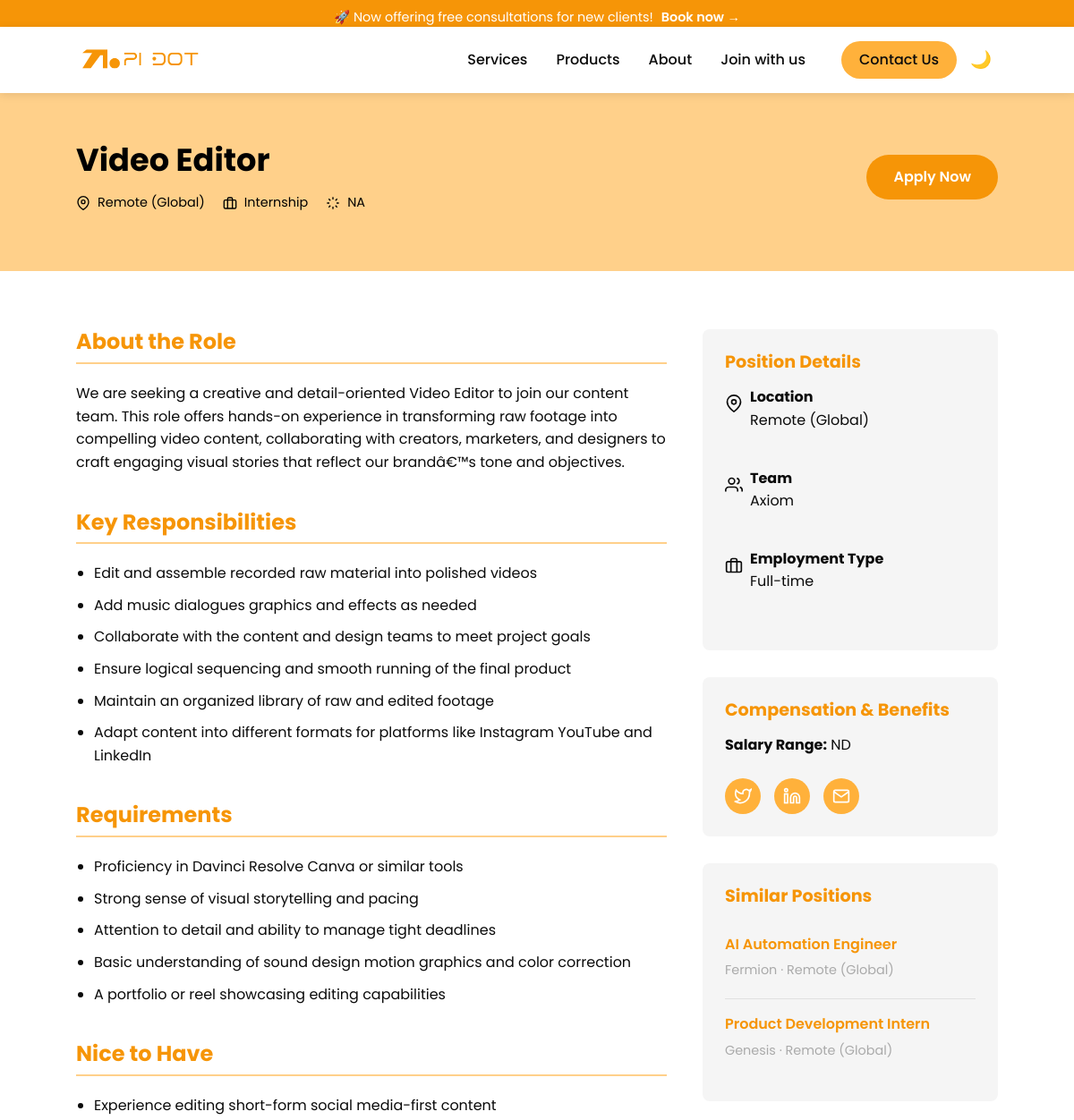
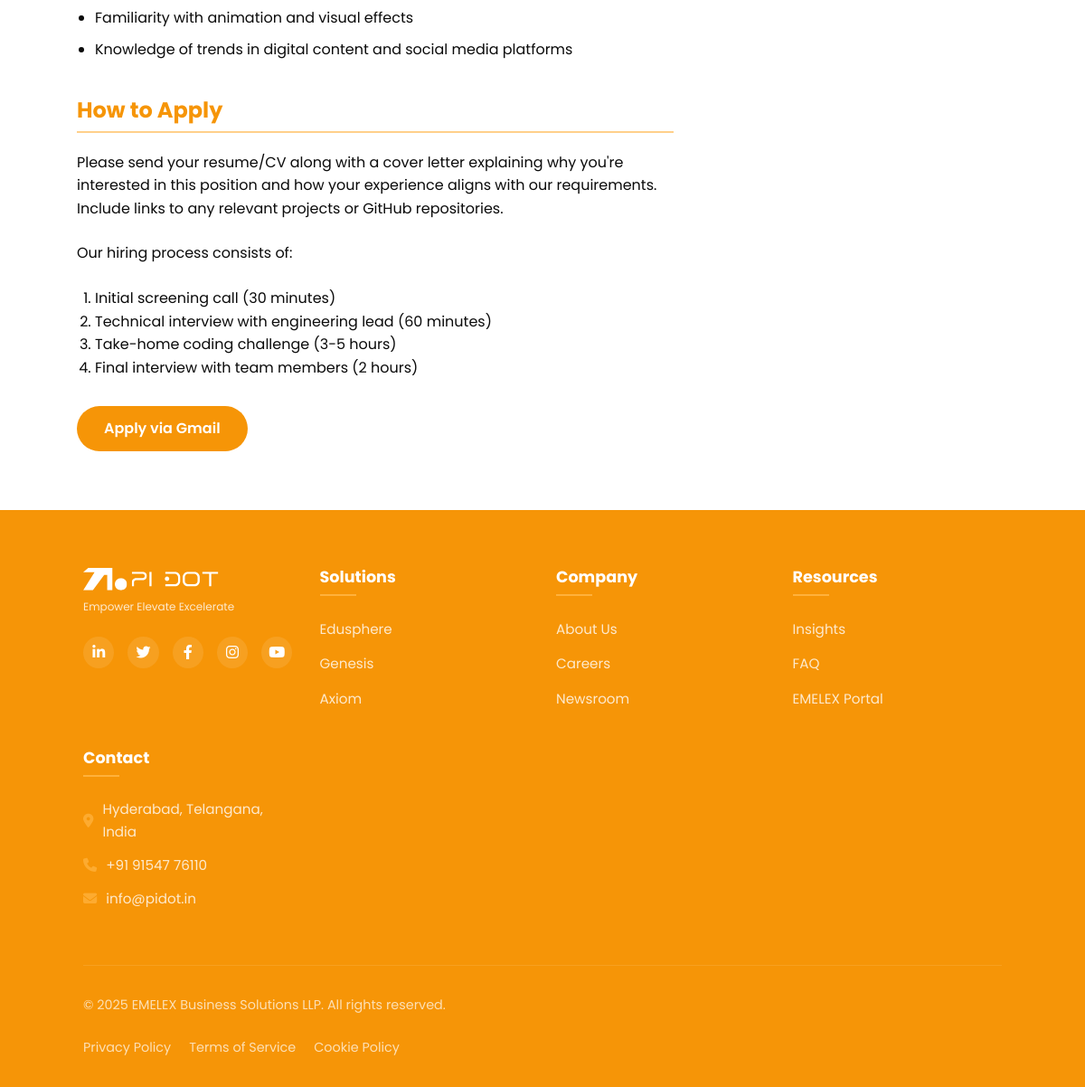
/PiDot/careers/video-editor/, run on the app's committed database (2 pictures, top to bottom).
### PiDot/models.py (models this page shows, shortened)
class ActiveRole(models.Model):
    job_id = models.CharField(max_length=100, unique=True)
    job_title = models.CharField(max_length=255)
    slug = models.SlugField(unique=True)
    date_posted = models.DateField()
    product_or_service = models.CharField(max_length=255)
    job_location = models.CharField(max_length=255)
    job_type = models.CharField(max_length=100)
    sal = models.CharField(max_length=100)
    basic_qualification = models.TextField()
    status = models.CharField(max_length=10, choices=[('Active', 'Active'), ('Inactive', 'Inactive')])
    department = models.CharField(max_length=255, blank=True, null=True)
    def __str__(self):
        return self.job_title
    def get_similar_jobs(self):
        print("Looking for jobs in department:", self.description.team)
        print("Job type:", self.job_type)
        similar = ActiveRole.objects.filter(status='Active').exclude(id=self.id)
        print("Total similar jobs before filters:", similar.count())
        return similar[:2]

class JobDescription(models.Model):
    job = models.OneToOneField(ActiveRole, on_delete=models.CASCADE, to_field='job_id', related_name='description')
    job_roles = models.TextField()
    about_role = models.TextField()
    requirements = models.TextField()
    nice_to_have = models.TextField(blank=True, null=True)
    responsibilities = models.TextField()
    team = models.CharField(max_length=255)

### PiDot/views.py (the view)
# urls.py: path('careers/<slug:slug>/', job_description_view, name='job_description'),
def job_description_view(request, slug):
    job = get_object_or_404(ActiveRole, slug=slug)
    try:
        description = JobDescription.objects.get(job=job)
        requirements_list = [req.strip() for req in description.requirements.split('\n') if req.strip()]
        nice_to_have_list = [item.strip() for item in description.nice_to_have.split('\n') if item.strip()]
        responsibilities_list = [item.strip() for item in description.responsibilities.split('\n') if item.strip()]
    except JobDescription.DoesNotExist:
        description = None
        requirements_list = []
        nice_to_have_list = []
        responsibilities_list = []
    similar_jobs = job.get_similar_jobs()
    print("Similar jobs in view:", similar_jobs)
    return render(request, 'PiDot/Job_description.html', {
        'job': job,
        'description': description,
        'requirements_list': requirements_list,
        'nice_to_have_list': nice_to_have_list,
        'responsibilities_list': responsibilities_list,
        'jobs': similar_jobs
    })

### templates/PiDot/Job_description.html (shortened to what this page needs)
{% extends "index.html" %}
{% load static %}
{% block Body %}
    <div class="position-header">
        <div class="container" style="padding: 55px 25px 25px 25px;">
            <div class="header-content">
                <div>
                    <h1 class="position-title">{{ job.job_title }}</h1>
                    <div class="position-meta">
                        <span class="meta-item">
                            <svg width="16" height="16" viewBox="0 0 24 24" fill="none" stroke="currentColor" stroke-width="2">
                                <path d="M21 10c0 7-9 13-9 13s-9-6-9-13a9 9 0 0 1 18 0z"></path>
                                <circle cx="12" cy="10" r="3"></circle>
                            </svg>
                            {{ job.job_location }}
                        </span>
                        <span class="meta-item">
                            <svg width="16" height="16" viewBox="0 0 24 24" fill="none" stroke="currentColor" stroke-width="2">
                                <rect x="2" y="7" width="20" height="14" rx="2"></rect>
                                <path d="M16 21V5a2 2 0 0 0-2-2h-4a2 2 0 0 0-2 2v16"></path>
                            </svg>
                            {{ job.job_type }}
                        </span>
                        <span class="meta-item">
                            <svg width="16" height="16" viewBox="0 0 24 24" fill="none" stroke="currentColor" stroke-width="2">
                                <path d="M12 2v4M12 18v4M4.93 4.93l2.83 2.83M16.24 16.24l2.83 2.83M2 12h4M18 12h4M4.93 19.07l2.83-2.83M16.24 7.76l2.83-2.83"></path>
                            </svg>
                            {{ job.basic_qualification }}
                        </span>
                    </div>
                </div>
                <a href="{% url 'PiDot_careers_register' %}" class="apply-btn">Apply Now</a>
            </div>
        </div>
    </div>
    <div class="container" style="padding: 25px;">
        <div class="position-body">
            <div class="position-content">
                <div class="section">
                    <h2 class="section-title">About the Role</h2>
                    <p>{{ job.description.about_role }}</p>
                </div>
                <div class="section">
                    <h2 class="section-title">Key Responsibilities</h2>
                    {% if responsibilities_list %}
                            <ul class="responsibilities-list" style="list-style: disc;">
                                {% for item in responsibilities_list %}
                                <li>{{ item }}</li>
                                {% endfor %}
                            </ul>
                        {% else %}
                        <p>No responsibilities listed.</p>
                        {% endif %}
                </div>
                <div class="section">
                    <h2 class="section-title">Requirements</h2>
                    {% if requirements_list %}
                    <ul class="requirements-list" style="list-style: disc;">
                        {% for requirement in requirements_list %}
                        <li>{{ requirement }}</li>
                        {% endfor %}
                    </ul>
                    {% else %}
                    <p>No requirements listed.</p>
                    {% endif %}
                </div>
                <div class="section">
                    <h2 class="section-title">Nice to Have</h2>
                    {% if nice_to_have_list %}
                    <ul class="requirements-list" style="list-style: disc;">
                        {% for item in nice_to_have_list %}
                        <li>{{ item }}</li>
                        {% endfor %}
                    </ul>
                    {% else %}
                    <p>None specified.</p>
                    {% endif %}
                </div>
                <div class="section" id="apply">
                    <h2 class="section-title">How to Apply</h2>
                    <p>Please send your resume/CV along with a cover letter explaining why you're interested in this position and how your experience aligns with our requirements. Include links to any relevant projects or GitHub repositories.</p>
                    <p>Our hiring process consists of:</p>
                    <div style="padding-left: 20px; padding-bottom: 30px;">
                    <ol>
                        <li>Initial screening call (30 minutes)</li>
                        <li>Technical interview with engineering lead (60 minutes)</li>
                        <li>Take-home coding challenge (3-5 hours)</li>
                        <li>Final interview with team members (2 hours)</li>
                    </ol>
                    </div>
                    <a href="https://mail.google.com/mail/?view=cm&fs=1&to=info@pidot.in&su=Application%20for%20{{ job.job_title }}" target="_blank" class="apply-btn">Apply via Gmail</a>
                </div>
            </div>
            <div class="position-sidebar">
                <div class="sidebar-card">
                    <h3 class="sidebar-title">Position Details</h3>
                    <div class="location-info" style="display: flex; align-items: flex-start; gap: 8px;" >
                        <div style="padding-top: 10px;">
                            <svg width="20" height="20" viewBox="0 0 24 24" fill="none" stroke="currentColor" stroke-width="2" >
                                <path d="M21 10c0 7-9 13-9 13s-9-6-9-13a9 9 0 0 1 18 0z"></path>
                                <circle cx="12" cy="10" r="3"></circle>
                            </svg>
                        </div>
                        <div>
                            <strong>Location</strong>
                            <p>{{ job.job_location }}</p>
                        </div>
                    </div>
                    <div class="team-info" style="display: flex; align-items: flex-start; gap: 8px;">
                        <div style="padding-top: 10px;">
                            <svg width="20" height="20" viewBox="0 0 24 24" fill="none" stroke="currentColor" stroke-width="2" >
                                <path d="M17 21v-2a4 4 0 0 0-4-4H5a4 4 0 0 0-4 4v2"></path>
                                <circle cx="9" cy="7" r="4"></circle>
                                <path d="M23 21v-2a4 4 0 0 0-3-3.87"></path>
                                <path d="M16 3.13a4 4 0 0 1 0 7.75"></path>
                            </svg>
                        </div>
                        <div>
                            <strong>Team</strong>
                            <p>{{ job.description.team }}</p>
                        </div>
                    </div>
                    <div class="type-info" style="display: flex; align-items: flex-start; gap: 8px;">
                        <div style="padding-top: 10px;">
                            <svg width="20" height="20" viewBox="0 0 24 24" fill="none" stroke="currentColor" stroke-width="2">
                                <rect x="2" y="7" width="20" height="14" rx="2"></rect>
                                <path d="M16 21V5a2 2 0 0 0-2-2h-4a2 2 0 0 0-2 2v16"></path>
                            </svg>
                        </div>
                        <div>
                            <strong>Employment Type</strong>
                            <p>Full-time</p>
                        </div>
                    </div>
                </div>
                <div class="sidebar-card">
                    <h3 class="sidebar-title">Compensation & Benefits</h3>
                    <p><strong>Salary Range:</strong> {{ job.sal }}</p>
                    <div class="share-links">
                        <a href="#" class="share-link" aria-label="Share on Twitter">
                            <svg width="20" height="20" viewBox="0 0 24 24" fill="none" stroke="currentColor" stroke-width="2">
                                <path d="M23 3a10.9 10.9 0 0 1-3.14 1.53 4.48 4.48 0 0 0-7.86 3v1A10.66 10.66 0 0 1 3 4s-4 9 5 13a11.64 11.64 0 0 1-7 2c9 5 20 0 20-11.5a4.5 4.5 0 0 0-.08-.83A7.72 7.72 0 0 0 23 3z"></path>
                            </svg>
                        </a>
                        <a href="#" class="share-link" aria-label="Share on LinkedIn">
                            <svg width="20" height="20" viewBox="0 0 24 24" fill="none" stroke="currentColor" stroke-width="2">
                                <path d="M16 8a6 6 0 0 1 6 6v7h-4v-7a2 2 0 0 0-2-2 2 2 0 0 0-2 2v7h-4v-7a6 6 0 0 1 6-6z"></path>
                                <rect x="2" y="9" width="4" height="12"></rect>
                                <circle cx="4" cy="4" r="2"></circle>
                            </svg>
                        </a>
                        <a href="#" class="share-link" aria-label="Share via Email">
                            <svg width="20" height="20" viewBox="0 0 24 24" fill="none" stroke="currentColor" stroke-width="2">
                                <path d="M4 4h16c1.1 0 2 .9 2 2v12c0 1.1-.9 2-2 2H4c-1.1 0-2-.9-2-2V6c0-1.1.9-2 2-2z"></path>
                                <polyline points="22,6 12,13 2,6"></polyline>
                            </svg>
                        </a>
                    </div>
                </div>
                <div class="sidebar-card similar-positions">
                    <h3 class="sidebar-title">Similar Positions</h3>
                    {% if jobs %}
                        {% for related_job in jobs %}
                            <div class="similar-position">
                                <a href="{% url 'job_description' slug=related_job.slug %}">{{ related_job.job_title }}</a>
                                <p>{{ related_job.description.team|default:"N/A" }} · {{ related_job.job_location }}</p>
                            </div>
                        {% endfor %}
                    {% else %}
                        <p>No similar positions available.</p>
                    {% endif %}
                </div>
            </div>
        </div>
    </div>
{% endblock Body %}

### static/css/style.css (style rules this page uses)
:root { --primary-color: #FFB13B; --primary-dark: #F69507; --primary-light: #FFD08A; --text-dark: #0B0B0B; --text-light: #FFFFFF; --text-gray: #AAAAAA; --bg-light: #FFFFFF; --bg-dark: #0B0B0B; --card-bg: #F5F5F5; --genesis-color: #56848C; --genesis-dark: #122E32; --edusphere-color: #38B6FF; --edusphere-dark: #001F3F; --axiom-color: #0B0B0B; --axiom-dark: #333333; --section-padding: 5rem 0; --container-width: 1200px; --border-radius: 8px; --box-shadow: 0 5px 15px rgba(0,0,0,0.1); }
* { margin: 0; padding: 0; box-sizing: border-box; }
html { scroll-behavior: smooth; }
html, body { width: 100%; overflow-x: hidden; }
body { font-family: 'Poppins', sans-serif; line-height: 1.6; color: var(--text-dark); background-color: var(--bg-light); transition: all 0.3s ease; }
h1, h2, h3, h4, h5, h6 { font-weight: 700; line-height: 1.2; margin-bottom: 1rem; }
p { margin-bottom: 1.5rem; }
a { text-decoration: none; color: inherit; transition: all 0.3s ease; }
ul { list-style: none; }
.container { width: 90%; max-width: var(--container-width); margin: 0 auto; padding: 0 20px; }
.container { max-width: 1200px; margin: 0 auto; padding: 0 2rem; position: relative; z-index: 2; }
.position-meta { display: flex; gap: 1.5rem; margin-top: 0.5rem; font-size: 0.9rem; color: var(--text-gray); }

### static/css/themes.css (style rules this page uses)
.light-theme { --primary-color: #FFB13B; --primary-dark: #F69507; --primary-light: #FFD08A; --text-dark: #0B0B0B; --text-light: #FFFFFF; --text-gray: #AAAAAA; --bg-light: #FFFFFF; --bg-dark: #0B0B0B; --card-bg: #F5F5F5; --genesis-color: #56848C; --genesis-dark: #122E32; --edusphere-color: #38B6FF; --edusphere-dark: #001F3F; --axiom-color: #0B0B0B; --axiom-dark: #333333; }

### templates/PiDot/Job_description.html (style rules this page uses)
.container { max-width: 1100px; margin: 0 auto; }
.position-header { background-color: var(--primary-light); padding: 40px 0; margin-bottom: 40px; }
.header-content { display: flex; justify-content: space-between; align-items: center; }
.position-title { font-size: 2.2rem; color: black; margin: 0; }
.position-meta { display: flex; gap: 20px; margin-top: 15px; }
.meta-item { display: flex; align-items: center; gap: 8px; color: black; }
.apply-btn { background-color: var(--primary-dark); color: var(--text-light); padding: 12px 30px; border-radius: 30px; text-decoration: none; font-weight: 600; display: inline-block; transition: all 0.3s ease; }
.position-body { display: flex; gap: 40px; }
.position-content { flex: 2; }
.position-sidebar { flex: 1; }
.section { margin-bottom: 40px; }
.section-title { font-size: 1.5rem; color: var(--primary-dark); margin-bottom: 20px; padding-bottom: 8px; border-bottom: 2px solid var(--primary-light); }
.responsibilities-list, .requirements-list { padding-left: 20px; }
.responsibilities-list li, .requirements-list li { margin-bottom: 10px; }
.sidebar-card { background-color: var(--card-bg); padding: 25px; border-radius: 8px; margin-bottom: 30px; }
.sidebar-title { font-size: 1.2rem; color: var(--primary-dark); margin-bottom: 15px; }
.location-info { display: flex; align-items: center; gap: 10px; margin-bottom: 15px; }
.team-info { display: flex; align-items: center; gap: 10px; margin-bottom: 15px; }
.type-info { display: flex; align-items: center; gap: 10px; margin-bottom: 15px; }
.share-links { display: flex; gap: 15px; margin-top: 20px; }
.share-link { display: flex; align-items: center; justify-content: center; width: 40px; height: 40px; background-color: var(--primary-color); color: var(--text-light); border-radius: 50%; transition: all 0.3s ease; }
.similar-positions { margin-top: 30px; }
.similar-position { padding: 15px 0; border-bottom: 1px solid #e0e0e0; }
.similar-position:last-child { border-bottom: none; }
.similar-position a { color: var(--primary-dark); text-decoration: none; font-weight: 600; }
.similar-position p { margin: 5px 0; color: var(--text-gray); font-size: 0.9rem; }

### data on the page
ActiveRole: job_title "Video Editor", job_location "Remote (Global)", job_type "Internship", basic_qualification "NA", description.about_role "We are seeking a creative and detail-oriented Video Editor to join our content team. This role offers hands-on experience in transforming raw footage into compelling video content, collaborating with creators, marketers, and designers to craft engaging visual stories that reflect our brandâ€™s tone and objectives.", description.team "Axiom", sal "ND"
ActiveRole: job_title "AI Automation Engineer", description.team "Fermion", job_location "Remote (Global)"
ActiveRole: job_title "Product Development Intern", description.team "Genesis", job_location "Remote (Global)"

### other printed values
{{ item }} "Edit and assemble recorded raw material into polished videos" "Add music dialogues graphics and effects as needed" "Collaborate with the content and design teams to meet project goals" "Ensure logical sequencing and smooth running of the final product" "Maintain an organized library of raw and edited footage" "Adapt content into different formats for platforms like Instagram YouTube and LinkedIn"
{{ requirement }} "Proficiency in Davinci Resolve Canva or similar tools" "Strong sense of visual storytelling and pacing" "Attention to detail and ability to manage tight deadlines" "Basic understanding of sound design motion graphics and color correction" "A portfolio or reel showcasing editing capabilities"
{{ item }} "Experience editing short-form social media-first content" "Familiarity with animation and visual effects" "Knowledge of trends in digital content and social media platforms"
